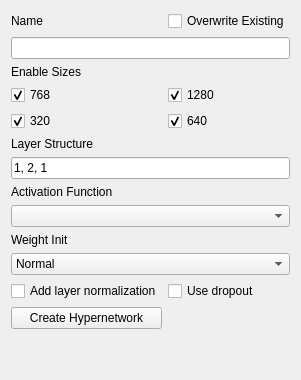
                <widget class="QWidget" name="tab">
                 <attribute name="title">
                  <string>Create Hypernetwork</string>
                 </attribute>
                 <layout class="QGridLayout" name="gridLayout_4">
                  <item row="8" column="0">
                   <widget class="QLabel" name="label_25">
                    <property name="text">
                     <string>Activation Function</string>
                    </property>
                   </widget>
                  </item>
                  <item row="3" column="0">
                   <widget class="QCheckBox" name="size_768">
                    <property name="text">
                     <string>768</string>
                    </property>
                    <property name="checked">
                     <bool>true</bool>
                    </property>
                   </widget>
                  </item>
                  <item row="6" column="0" colspan="2">
                   <widget class="QLineEdit" name="layer_structure">
                    <property name="text">
                     <string>1, 2, 1</string>
                    </property>
                   </widget>
                  </item>
                  <item row="9" column="0" colspan="2">
                   <widget class="QComboBox" name="activation_func"/>
                  </item>
                  <item row="5" column="0">
                   <widget class="QLabel" name="label_26">
                    <property name="text">
                     <string>Layer Structure</string>
                    </property>
                   </widget>
                  </item>
                  <item row="12" column="0">
                   <widget class="QLabel" name="label_27">
                    <property name="text">
                     <string>Weight Init</string>
                    </property>
                   </widget>
                  </item>
                  <item row="16" column="0">
                   <spacer name="verticalSpacer_2">
                    <property name="orientation">
                     <enum>Qt::Vertical</enum>
                    </property>
                    <property name="sizeHint" stdset="0">
                     <size>
                      <width>20</width>
                      <height>40</height>
                     </size>
                    </property>
                   </spacer>
                  </item>
                  <item row="4" column="0">
                   <widget class="QCheckBox" name="size_320">
                    <property name="text">
                     <string>320</string>
                    </property>
                    <property name="checked">
                     <bool>true</bool>
                    </property>
                   </widget>
                  </item>
                  <item row="0" column="1">
                   <widget class="QCheckBox" name="overwrite_old">
                    <property name="text">
                     <string>Overwrite Existing</string>
                    </property>
                   </widget>
                  </item>
                  <item row="4" column="1">
                   <widget class="QCheckBox" name="size_640">
                    <property name="text">
                     <string>640</string>
                    </property>
                    <property name="checked">
                     <bool>true</bool>
                    </property>
                   </widget>
                  </item>
                  <item row="13" column="0" colspan="2">
                   <widget class="QComboBox" name="weight_init">
                    <item>
                     <property name="text">
                      <string>Normal</string>
                     </property>
                    </item>
                    <item>
                     <property name="text">
                      <string>KaimingUniform</string>
                     </property>
                    </item>
                    <item>
                     <property name="text">
                      <string>KaimingNormal</string>
                     </property>
                    </item>
                    <item>
                     <property name="text">
                      <string>XavierUniform</string>
                     </property>
                    </item>
                    <item>
                     <property name="text">
                      <string>XavierNormal</string>
                     </property>
                    </item>
                   </widget>
                  </item>
                  <item row="2" column="0">
                   <widget class="QLabel" name="label_28">
                    <property name="text">
                     <string>Enable Sizes</string>
                    </property>
                   </widget>
                  </item>
                  <item row="1" column="0" colspan="2">
                   <widget class="QLineEdit" name="name_2"/>
                  </item>
                  <item row="14" column="1">
                   <widget class="QCheckBox" name="use_dropout">
                    <property name="text">
                     <string>Use dropout</string>
                    </property>
                   </widget>
                  </item>
                  <item row="14" column="0">
                   <widget class="QCheckBox" name="add_layer_norm">
                    <property name="text">
                     <string>Add layer normalization</string>
                    </property>
                   </widget>
                  </item>
                  <item row="0" column="0">
                   <widget class="QLabel" name="label_29">
                    <property name="text">
                     <string>Name</string>
                    </property>
                   </widget>
                  </item>
                  <item row="3" column="1">
                   <widget class="QCheckBox" name="size_1280">
                    <property name="text">
                     <string>1280</string>
                    </property>
                    <property name="checked">
                     <bool>true</bool>
                    </property>
                   </widget>
                  </item>
                  <item row="15" column="0">
                   <widget class="QPushButton" name="create_network">
                    <property name="text">
                     <string>Create Hypernetwork</string>
                    </property>
                   </widget>
                  </item>
                 </layout>
                </widget>
